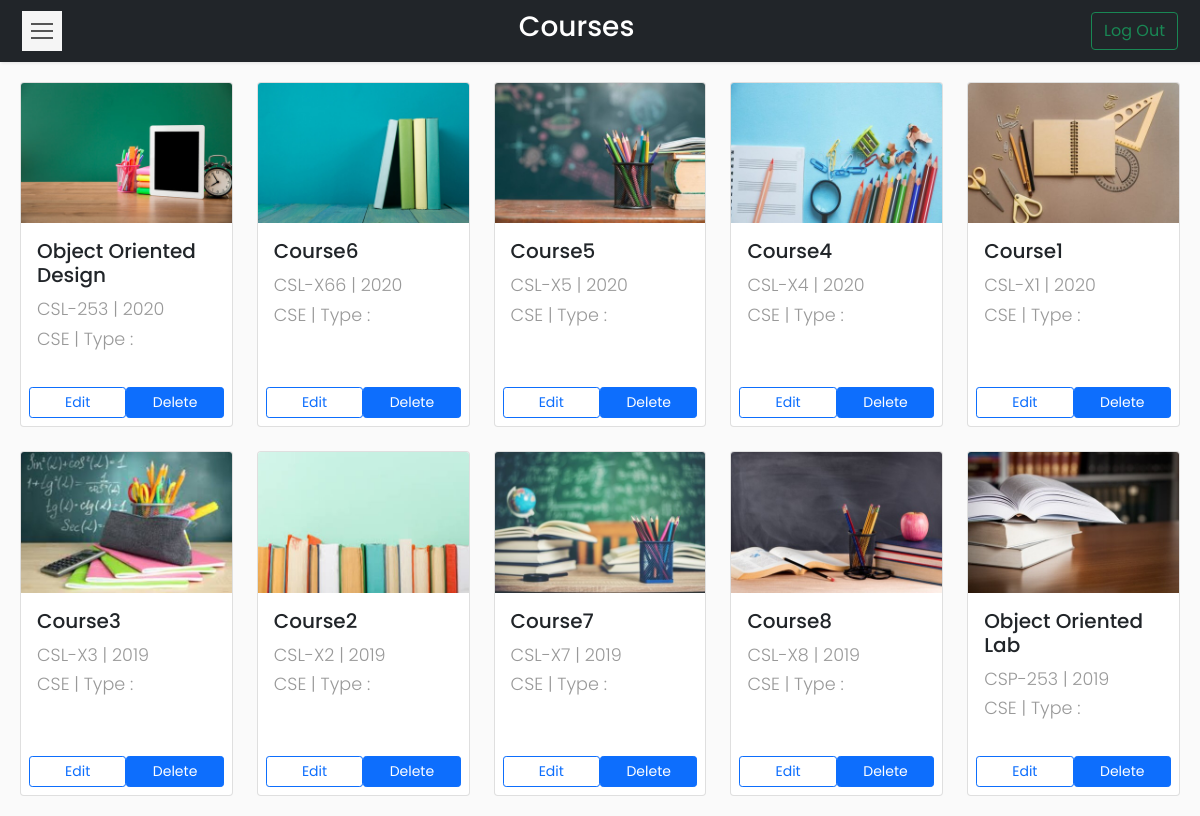
The app's page /Codes/teacher_courses.php?id=2 (signed in) with its own data.
### tables this page shows
CREATE TABLE `courses` (
  `id` int(11) NOT NULL,
  `course_name` varchar(50) NOT NULL,
  `course_code` varchar(20) NOT NULL,
  `batch` varchar(20) NOT NULL,
  `semester` varchar(20) NOT NULL,
  `mct1` int(11) NOT NULL,
  `mct2` int(11) NOT NULL,
  `mct3` int(11) NOT NULL,
  `mct4` int(11) NOT NULL,
  `mmt1` int(11) NOT NULL,
  `mmt2` int(11) NOT NULL,
  `mta` int(11) NOT NULL,
  `met` int(11) NOT NULL,
  `mt` int(11) NOT NULL,
  `flag` tinyint(1) DEFAULT 0,
  `type` varchar(5) DEFAULT NULL,
  `department` varchar(60) NOT NULL
);

### Codes/teacher_courses.php (the view, shortened to what this page needs)
<?php
if (isset($_SESSION['id'])) {
    require_once __DIR__ . '/connection/connect.php';
    $id = $_GET['id'];
    $name = $_SESSION['name'];
?>
    <!DOCTYPE html>
    <html>
    <head>
        <link rel="stylesheet" href="css/bootstrap.min.css" />
        <link rel="stylesheet" href="css/custom.css" />
    </head>
    <body>
        <nav class="navbar navbar-light bg-dark">
            <div class="container-fluid">
                <button type="button" id="sidebarCollapse" class="navbar-btn">
                    <span></span>
                    <span></span>
                    <span></span>
                </button>
                <span class="text-white h3">Courses</span>
                <form class="d-flex">
                    <a href="logout.php">
                        <button class="btn btn-outline-success" type="button">Log Out</button>
                    </a>
                </form>
            </div>
        </nav>
        <div class="wrapper">
            <div id="content">
                <div class="row row-cols-1 row-cols-md-5 g-4">
                    <?php
                    $sql = "SELECT course_name,course_code,batch,type,department FROM courses WHERE id=$id ORDER BY batch DESC";
                    $result = $conn->query($sql);
                    $i = 1;
                    while ($row = $result->fetch_assoc()) {
                    ?>
                        <div class="col">
                            <div class="card h-100 d-flex">
                                <?php
                                if($name != "HOD-CSE"){
                                    ?>
                                <a href="coursetable.php?course=<?php echo $row['course_code']; ?>"> <?php } ?>
                                    <img src="images/img<?php echo $i ?>.jpg" class="card-img-top" alt="Course Image">
                                    <div class="card-body">
                                        <h5 class="card-title"><?php echo $row['course_name'] ?></h5>
                                        <p class="card-text"><?php echo $row['course_code'] ?><?php echo " | " . $row['batch'] ?><br><?php echo $row['department'] ?><?php echo " | Type : " . $row['type'] ?></p>
                                    </div>
                                </a>
                                <div class="button mt-2 d-flex flex-row align-items-center p-2">
                                    <button class="btn btn-sm btn-outline-primary w-100" data-bs-toggle="modal" data-bs-target="#edit_course" data-bs-whatever="<?php echo $row['course_code'] ?>">Edit</button>
                                    <button class="btn btn-sm btn-primary w-100 ml-2" data-bs-toggle="modal" data-bs-target="#delete_course" data-bs-whatever="<?php echo $row['course_code'] ?>">Delete</button>
                                </div>
                            </div>
                        </div>
                    <?php
                        $i++;
                    } ?>
                </div>
            </div>
        </div>
    <?php
} else {
    header('Location: index.php?error=INVALID USER');
    exit();
}
    ?>
    </body>
    </html>

### Codes/css/custom.css (style rules this page uses)
body { font-family: "Poppins", sans-serif; background: #fafafa; max-height: 100vh !important; overflow-y: scroll; }
p { font-family: "Poppins", sans-serif; font-size: 1.1em; font-weight: 300; line-height: 1.7em; color: #999; }
a, a:hover, a:focus { color: inherit; text-decoration: none; transition: all 0.3s; }
.navbar { padding: 10px 10px; background: #fff; border: none; border-radius: 5; margin-bottom: 0px; box-shadow: 1px 1px 3px rgba(0, 0, 0, 0.1); }
.navbar-btn { box-shadow: none; outline: none !important; border: none; }
.wrapper { display: flex; width: 100%; align-items: stretch; perspective: 1500px; height: 100%; overflow-y: hidden; }
#content { width: 100%; min-height: 93vh; padding: 20px; transition: all 0.3s; }
#sidebarCollapse { width: 40px; height: 40px; background: #f5f5f5; cursor: pointer; }
#sidebarCollapse span { width: 80%; height: 2px; margin: 0 auto; display: block; background: #555; transition: all 0.8s cubic-bezier(0.81, -0.33, 0.345, 1.375); transition-delay: 0.2s; }
#sidebarCollapse span:first-of-type { transform: rotate(45deg) translate(2px, 2px); }
#sidebarCollapse span:nth-of-type(2) { opacity: 0; }
#sidebarCollapse span:last-of-type { transform: rotate(-45deg) translate(1px, -1px); }
@media (max-width: 10000px) { #sidebarCollapse span:first-of-type, #sidebarCollapse span:nth-of-type(2), #sidebarCollapse span:last-of-type { transform: none; opacity: 1; margin: 5px auto; } }
.card { transition: all 0.5s ease; justify-content: space-between; }

### records on screen
courses: shows a picture, course_name "Object Oriented Design", course_code "CSL-253", batch "2020", department "CSE"
courses: shows a picture, course_name "Course6", course_code "CSL-X66", batch "2020", department "CSE"
courses: shows a picture, course_name "Course5", course_code "CSL-X5", batch "2020", department "CSE"
courses: shows a picture, course_name "Course4", course_code "CSL-X4", batch "2020", department "CSE"
courses: shows a picture, course_name "Course1", course_code "CSL-X1", batch "2020", department "CSE"
courses: shows a picture, course_name "Course3", course_code "CSL-X3", batch "2019", department "CSE"
courses: shows a picture, course_name "Course2", course_code "CSL-X2", batch "2019", department "CSE"
courses: shows a picture, course_name "Course7", course_code "CSL-X7", batch "2019", department "CSE"
courses: shows a picture, course_name "Course8", course_code "CSL-X8", batch "2019", department "CSE"
courses: shows a picture, course_name "Object Oriented Lab", course_code "CSP-253", batch "2019", department "CSE"
